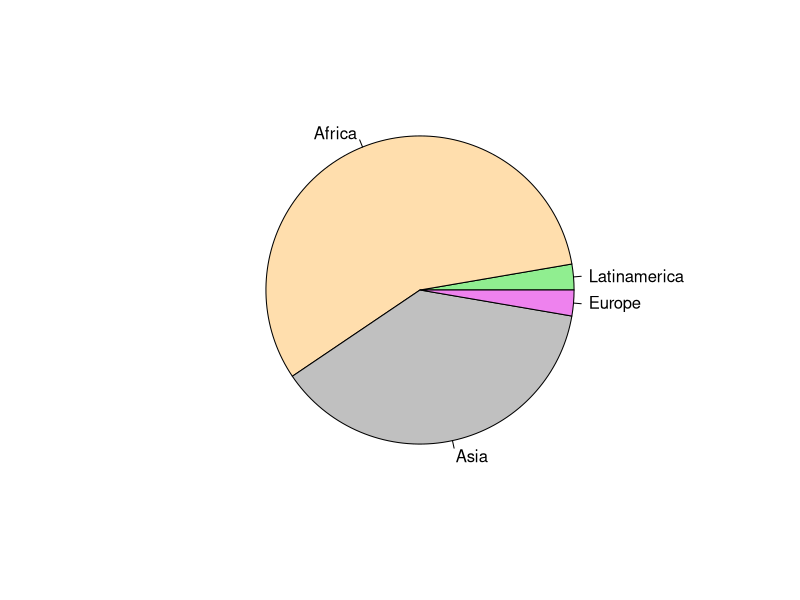

This chart was generated by the following R code:
## ---- chunk 1
knitr::opts_chunk$set(echo = TRUE)
## ---- chunk 2
Country<-c("Mexico","Mozambique","Nepal","Albania")
Project<-c("Building climate resilience of urban systems through Ecosystem-based Adaptation (EbA) in Latin America and the Caribbean.","Building resilience in the coastal zone through Ecosystem-based approaches to adaptation (EbA).","Catalyzing ecosystem restoration for resilient natural capital and rural livelihoods in degraded forests and rangelands of Nepal.","Building the Resilience of Kune-Vaini Lagoon through Ecosystem-based Adaptation (EbA).")
casestudies<-data.frame(Country,Project)
knitr::kable(casestudies,"pipe",col.name=c("Country","Project"),align=c("c","c")
)
## ---- chunk 3

x<-c(1,2,3,4)
y<-c(1,21,14,1)
yf<-factor(y)
levels(yf)<-c("Latinamerica","Africa","Asia","Europe")
projects<-table(yf)
pie(y,levels (yf),col=c("#90EE90","#FFDEAD","#C0C0C0","#EE82EE"))
